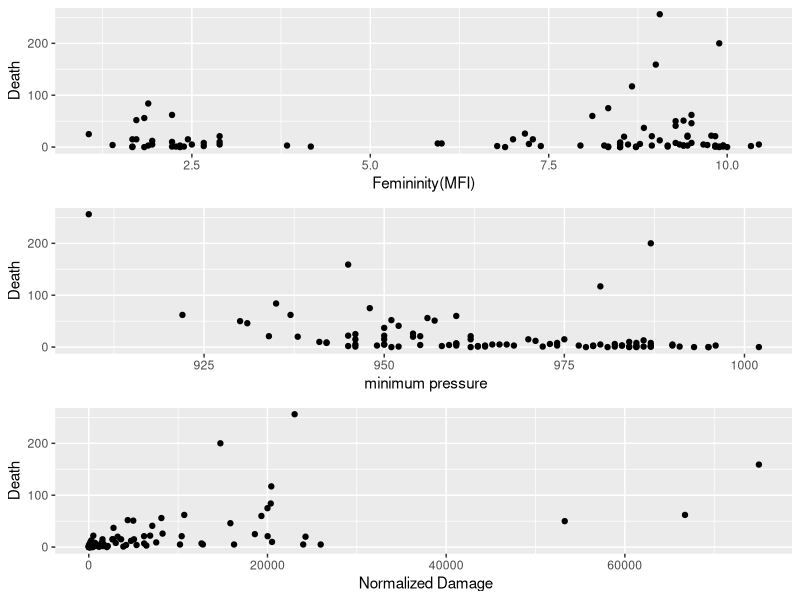
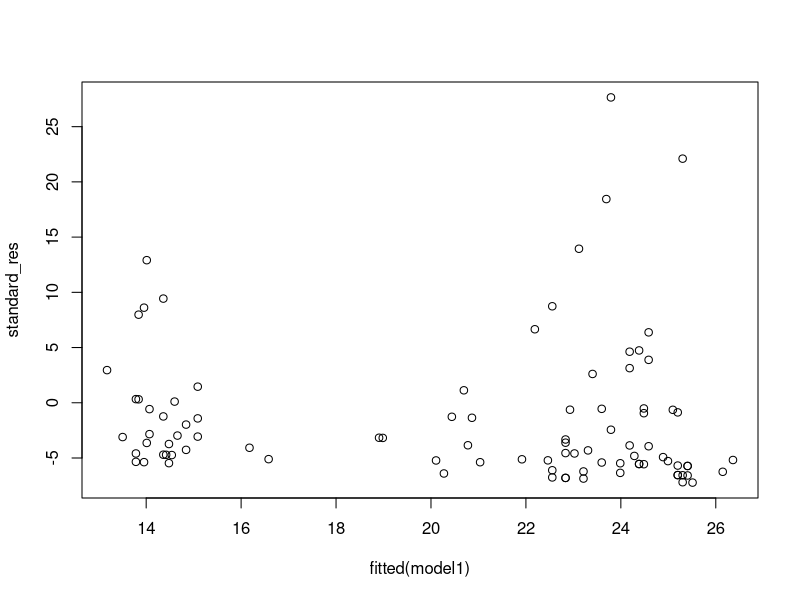
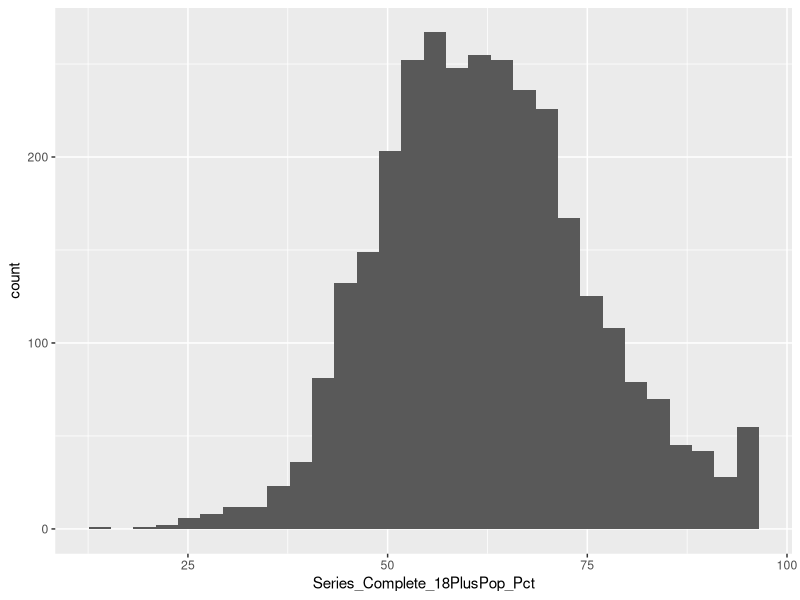
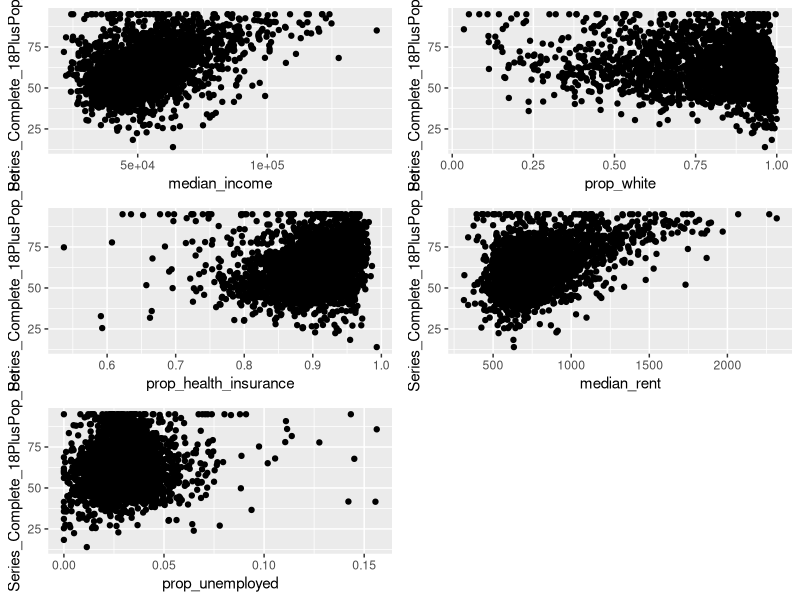
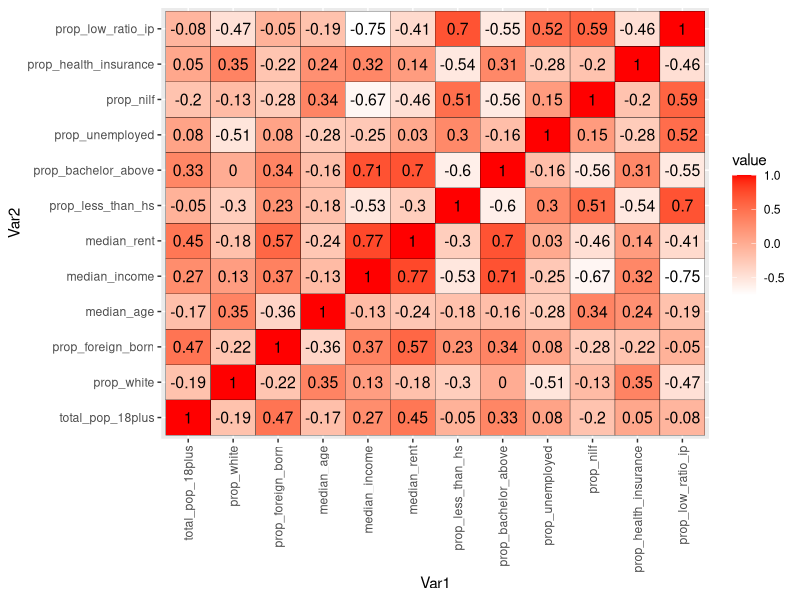

The R script that drew these images, in order:
## ---- chunk 1
knitr::opts_chunk$set(echo = TRUE)
library(readxl)
library(tidyverse)
library(readr)
library(skimr) # EDA
library(MASS)
library(reshape2)
library(gridExtra)
library(knitr)
## ---- chunk 2
q2 <- read_excel("data/q2.xlsx")
## ---- chunk 3
q2a1 <- q2 %>% ggplot(aes(x=MasFem, y=alldeaths)) + geom_point() + 
  xlab("Femininity(MFI)") + ylab("Death")
q2a2 <- q2 %>% ggplot(aes(x=MinPressure_before, y=alldeaths)) + geom_point() +
    xlab(" minimum pressure") + ylab("Death")
q2a3 <- q2 %>% ggplot(aes(x=NDAM, y=alldeaths)) + geom_point()+
  xlab(" Normalized Damage") + ylab("Death")
grid.arrange(q2a1, q2a2,q2a3, ncol=1)
## ---- chunk 4
model1 <- glm(alldeaths~MasFem, family = poisson, data = q2)
est <- data.frame(summary(model1)$coefficients) %>% 
  mutate(Estimate = exp(Estimate))
kable(round(est, 4))
## ---- chunk 5
standard_res <- rstandard(model1)
plot(fitted(model1), standard_res)
## ---- chunk 6
n = 92
k = 2
sum(standard_res^2)/(n-k)
## ---- chunk 7
1-pchisq(sum(standard_res^2), n-k)
## ---- chunk 8
model2 <- glm(alldeaths~MasFem, family = quasipoisson, data = q2)
est2 <- data.frame(summary(model2)$coefficients) %>% 
  mutate(Estimate = exp(Estimate))
kable(round(est2, 4))
## ---- chunk 9
cmodel<-glm.nb(alldeaths ~ ZMasFem*ZMinPressure_A + ZMasFem*ZNDAM , data=q2)
kable(round(summary(cmodel)$coefficients, 4))
## ---- chunk 10
exp(0.1723)
## ---- chunk 11
d <- q2%>% filter(Name == "Sandy")
sandy <- d[12:14]
predict(cmodel, sandy, type="response")
## ---- chunk 12
q3 <- read_csv("data/q3.csv")
q3 <- dplyr::select(q3, FIPS, starts_with("Series_Complete"), )
acs <- read_csv("data/acs.csv")
acs <- acs %>% pivot_wider(names_from = variable, values_from=value)
acs <- acs %>% rename(FIPS = fips)
combined <- inner_join(q3, acs, by='FIPS')
## ---- chunk 13
skim(combined)
## ---- chunk 14
combined <- na.omit(combined)
## ---- chunk 15
combined %>% ggplot(aes(Series_Complete_18PlusPop_Pct))+ geom_histogram()
## ---- chunk 16
q3a1 <- combined %>% ggplot(aes(x=median_income, y=Series_Complete_18PlusPop_Pct)) + geom_point()
q3a2 <- combined %>% ggplot(aes(x=prop_white, y=Series_Complete_18PlusPop_Pct)) + geom_point()
q3a3 <- combined %>% ggplot(aes(x=prop_health_insurance, y=Series_Complete_18PlusPop_Pct)) + geom_point()
q3a4 <- combined %>% ggplot(aes(x=median_rent, y=Series_Complete_18PlusPop_Pct)) + geom_point()
q3a5 <- combined %>% ggplot(aes(x=prop_unemployed, y=Series_Complete_18PlusPop_Pct)) + geom_point()
grid.arrange(q3a1, q3a2,q3a3, q3a4,q3a5, ncol=2)
## ---- chunk 17
correlationacs <- dplyr::select(acs, -FIPS, -county_name)
correlationacs<- na.omit(correlationacs)
# creating correlation matrix
corr_mat <- round(cor(correlationacs),2)
# reduce the size of correlation matrix
melted_corr_mat <- melt(corr_mat)
# head(melted_corr_mat)
# plotting the correlation heatmap
ggplot(data = melted_corr_mat, aes(x=Var1, y=Var2,
                                   fill=value)) +
  geom_tile(color = "black") + 
  scale_fill_gradient(low = "white", high = "red") +
  theme(axis.text.x = element_text(angle = 90, vjust = 0.5, hjust=1))+
  geom_text(aes(label = value), color = "black", size = 4)
## ---- chunk 18
modeldata3b <- combined %>% mutate(Series_Complete_18PlusPop_Pct_model = Series_Complete_18PlusPop_Pct/100)
model3b1 <- glm(Series_Complete_18PlusPop_Pct_model ~ prop_white + prop_foreign_born+ 
                 median_income +prop_unemployed + prop_nilf + 
                 prop_health_insurance + prop_low_ratio_ip, 
               family = binomial, data = modeldata3b)
## ---- chunk 19
kable(round(summary(model3b1)$coefficients, 4))
## ---- chunk 20
model3b2 <- glm(Series_Complete_18PlusPop_Pct_model ~ prop_white + prop_foreign_born+ 
                 median_income +prop_unemployed + 
                 prop_health_insurance, 
               family = binomial, data = modeldata3b)

## ---- chunk 21
kable(round(summary(model3b2)$coefficients, 4))
## ---- chunk 22
Ada <- modeldata3b %>% filter(county_name == "Ada County, Idaho") 
Ada 
Ada <- dplyr::select(Ada, prop_white, prop_foreign_born, 
                 median_income,prop_unemployed, prop_nilf, 
                 prop_health_insurance, prop_low_ratio_ip, total_pop_18plus)
Ada
## ---- chunk 23
dplyr::select(modeldata3b, county_name, Series_Complete_18PlusPop_Pct) %>% 
  filter(county_name == "Ada County, Idaho")

predict(model3b2, Ada, type = "response")
